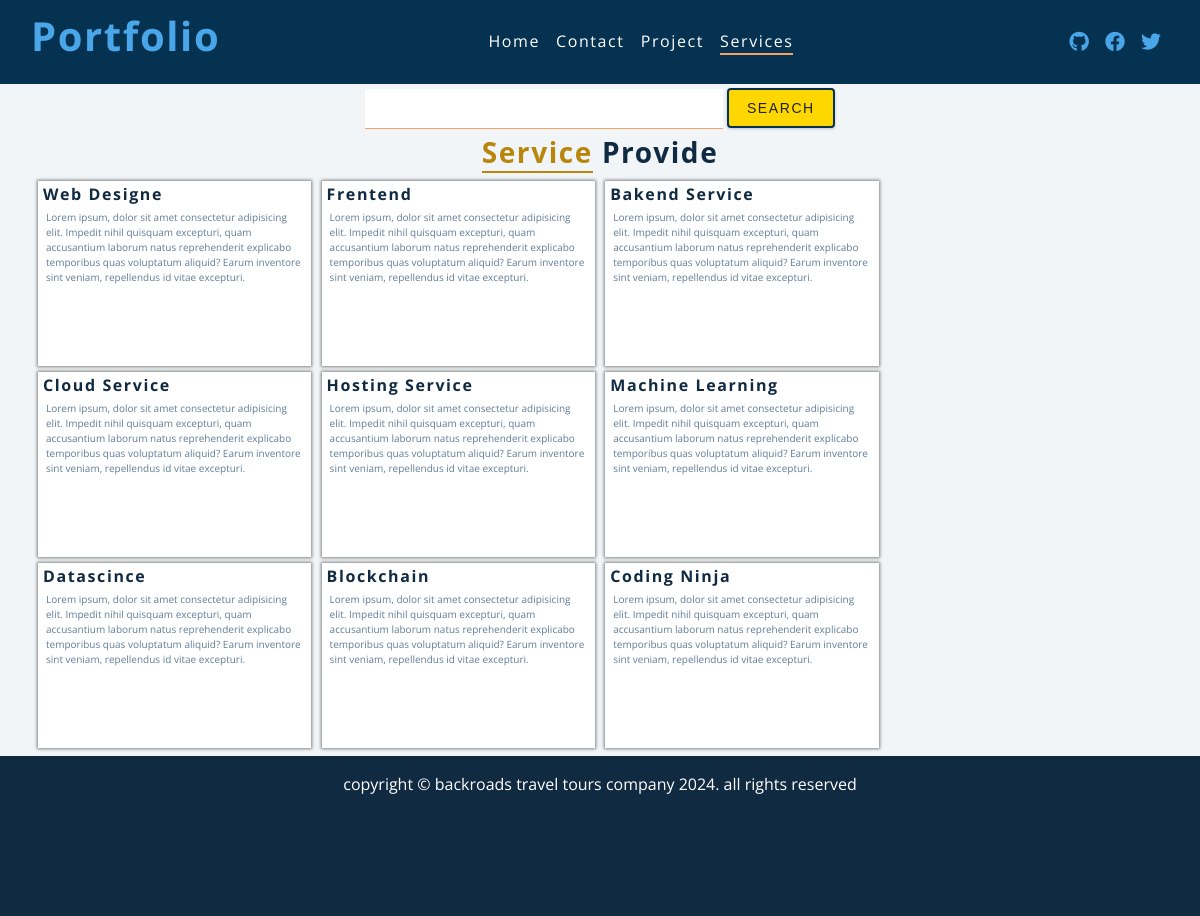
The app's page /service/ with its own data.
### service/models.py (models this page shows)
class service(models.Model):
    service_title=models.CharField( max_length=50)
    service_desc=models.TextField()

### django_portfolio/views.py (the view)
# urls.py: path('service/',views.services),
def services(request):
    servicedata=service.objects.all()
    if request.method=='GET':
        st=request.GET.get('servicename')
        if st!=None:
            servicedata=service.objects.filter(service_title__icontains=st)
    data={'service':servicedata}
    return render(request,"service.html",data)

### templates/service.html
{% extends "base.html" %}
    {% block contain %}
    <div class="servicehave">
      <form method='get'>
        <input type="text" name="servicename"/>
        <button type="submit" class="search">search</button>
      </form>
        <div class="servicecontainer">
          <h3 style="text-align: center;"><span>service</span>  provide</h3>
          {% for object in service %}
              <div>
                <h4>{{object.service_title}}</h4>
                <p>
                  {{object.service_desc}}
                </p>
              </div>
              {% empty %}
              <h4>No data found</h4>
              {% endfor %}
        </div>
    </div>
    {% endblock %}

### static/css/style.css (style rules this page uses)
:root { --clr-primary-1: hsl(205, 86%, 17%); --clr-primary-2: hsl(205, 77%, 27%); --clr-primary-3: hsl(205, 72%, 37%); --clr-primary-4: hsl(205, 63%, 48%); --clr-primary-5: hsl(205, 78%, 60%); --clr-primary-6: hsl(205, 89%, 70%); --clr-primary-7: hsl(205, 90%, 76%); --clr-primary-8: hsl(205, 86%, 81%); --clr-primary-9: hsl(205, 90%, 88%); --clr-primary-10: hsl(205, 100%, 96%); --clr-grey-1: hsl(209, 61%, 16%); --clr-grey-2: hsl(211, 39%, 23%); --clr-grey-3: hsl(209, 34%, 30%); --clr-grey-4: hsl(209, 28%, 39%); --clr-grey-5: hsl(210, 22%, 49%); --clr-grey-6: hsl(209, 23%, 60%); --clr-grey-7: hsl(211, 27%, 70%); --clr-grey-8: hsl(210, 31%, 80%); --clr-grey-9: hsl(212, 33%, 89%); --clr-grey-10: hsl(210, 36%, 96%); --clr-white: #fff; --clr-red-dark: hsl(360, 67%, 44%); --clr-red-light: hsl(360, 71%, 66%); --clr-green-dark: hsl(125, 67%, 44%); --clr-green-light: hsl(125, 71%, 66%); --clr-black: #222; --clr-black-1: #1E1E1E --clr-black-2: #2E2F2F --ff-primary: "Roboto", sans-serif; --ff-secondary: "Open Sans", sans-serif; --transition: all 0.3s linear; --spacing: 0.1rem; --radius: 0.25rem; --light-shadow: 0 5px 15px rgba(0, 0, 0, 0.1); --dark-shadow: 0 5px 15px rgba(0, 0, 0, 0.2); --max-width: 1170px; --fixed-width: 620px; }
body { font-family: var(--ff-secondary); background: var(--clr-grey-10); color: var(--clr-grey-1); line-height: 1.5; font-size: 0.875rem; }
h1, h2, h3, h4 { letter-spacing: var(--spacing); text-transform: capitalize; line-height: 1.25; margin-bottom: 0.75rem; font-family: var(--ff-primary); }
h3 { font-size: 1.25rem; }
h4 { font-size: 0.875rem; }
p { margin-bottom: 1.25rem; color: var(--clr-grey-5); }
@media screen and (min-width: 800px) { h3 { font-size: 1.75rem; } }
@media screen and (min-width: 800px) { h4 { font-size: 1rem; } }
@media screen and (min-width: 800px) { body { font-size: 1rem; } }
@media screen and (min-width: 800px) { h1, h2, h3, h4 { line-height: 1; } }
html { scroll-behavior: smooth; }

### static/css/contact.css (style rules this page uses)
:root { --clr-primary-1: hsl(205, 86%, 17%); --clr-primary-2: hsl(205, 77%, 27%); --clr-primary-3: hsl(205, 72%, 37%); --clr-primary-4: hsl(205, 63%, 48%); --clr-primary-5: hsl(205, 78%, 60%); --clr-primary-6: hsl(205, 89%, 70%); --clr-primary-7: hsl(205, 90%, 76%); --clr-primary-8: hsl(205, 86%, 81%); --clr-primary-9: hsl(205, 90%, 88%); --clr-primary-10: hsl(205, 100%, 96%); --clr-grey-1: hsl(209, 61%, 16%); --clr-grey-2: hsl(211, 39%, 23%); --clr-grey-3: hsl(209, 34%, 30%); --clr-grey-4: hsl(209, 28%, 39%); --clr-grey-5: hsl(210, 22%, 49%); --clr-grey-6: hsl(209, 23%, 60%); --clr-grey-7: hsl(211, 27%, 70%); --clr-grey-8: hsl(210, 31%, 80%); --clr-grey-9: hsl(212, 33%, 89%); --clr-grey-10: hsl(210, 36%, 96%); --clr-white: #fff; --clr-red-dark: hsl(360, 67%, 44%); --clr-red-light: hsl(360, 71%, 66%); --clr-green-dark: hsl(125, 67%, 44%); --clr-green-light: hsl(125, 71%, 66%); --clr-black: #222; --clr-black-1: #1E1E1E --clr-black-2: #2E2F2F --ff-primary: "Roboto", sans-serif; --ff-secondary: "Open Sans", sans-serif; --transition: all 0.3s linear; --spacing: 0.1rem; --radius: 0.25rem; --light-shadow: 0 5px 15px rgba(0, 0, 0, 0.1); --dark-shadow: 0 5px 15px rgba(0, 0, 0, 0.2); --max-width: 1170px; --fixed-width: 620px; }
body { font-family: var(--ff-secondary); background: var(--clr-grey-10); color: var(--clr-grey-1); line-height: 1.5; font-size: 0.875rem; }
h1, h2, h3, h4 { letter-spacing: var(--spacing); text-transform: capitalize; line-height: 1.25; margin-bottom: 0.75rem; font-family: var(--ff-primary); }
h3 { font-size: 1.25rem; }
h4 { font-size: 0.875rem; }
p { margin-bottom: 1.25rem; color: var(--clr-grey-5); }
@media screen and (min-width: 800px) { h3 { font-size: 1.75rem; } }
@media screen and (min-width: 800px) { h4 { font-size: 1rem; } }
@media screen and (min-width: 800px) { body { font-size: 1rem; } }
@media screen and (min-width: 800px) { h1, h2, h3, h4 { line-height: 1; } }
html { scroll-behavior: smooth; }

### records on screen
service: service_title "Web Designe", service_desc "Lorem ipsum, dolor sit amet consectetur adipisicing elit. Impedit nihil quisquam excepturi, quam accusantium laborum natus reprehenderit explicabo temporibus quas voluptatum aliquid? Earum inventore sint veniam, repellendus id vitae excepturi."
service: service_title "Frentend", service_desc "Lorem ipsum, dolor sit amet consectetur adipisicing elit. Impedit nihil quisquam excepturi, quam accusantium laborum natus reprehenderit explicabo temporibus quas voluptatum aliquid? Earum inventore sint veniam, repellendus id vitae excepturi."
service: service_title "Bakend Service", service_desc "Lorem ipsum, dolor sit amet consectetur adipisicing elit. Impedit nihil quisquam excepturi, quam accusantium laborum natus reprehenderit explicabo temporibus quas voluptatum aliquid? Earum inventore sint veniam, repellendus id vitae excepturi."
service: service_title "Cloud Service", service_desc "Lorem ipsum, dolor sit amet consectetur adipisicing elit. Impedit nihil quisquam excepturi, quam accusantium laborum natus reprehenderit explicabo temporibus quas voluptatum aliquid? Earum inventore sint veniam, repellendus id vitae excepturi."
service: service_title "Hosting Service", service_desc "Lorem ipsum, dolor sit amet consectetur adipisicing elit. Impedit nihil quisquam excepturi, quam accusantium laborum natus reprehenderit explicabo temporibus quas voluptatum aliquid? Earum inventore sint veniam, repellendus id vitae excepturi."
service: service_title "Machine Learning", service_desc "Lorem ipsum, dolor sit amet consectetur adipisicing elit. Impedit nihil quisquam excepturi, quam accusantium laborum natus reprehenderit explicabo temporibus quas voluptatum aliquid? Earum inventore sint veniam, repellendus id vitae excepturi."
service: service_title "Datascince", service_desc "Lorem ipsum, dolor sit amet consectetur adipisicing elit. Impedit nihil quisquam excepturi, quam accusantium laborum natus reprehenderit explicabo temporibus quas voluptatum aliquid? Earum inventore sint veniam, repellendus id vitae excepturi."
service: service_title "Blockchain", service_desc "Lorem ipsum, dolor sit amet consectetur adipisicing elit. Impedit nihil quisquam excepturi, quam accusantium laborum natus reprehenderit explicabo temporibus quas voluptatum aliquid? Earum inventore sint veniam, repellendus id vitae excepturi."
service: service_title "Coding Ninja", service_desc "Lorem ipsum, dolor sit amet consectetur adipisicing elit. Impedit nihil quisquam excepturi, quam accusantium laborum natus reprehenderit explicabo temporibus quas voluptatum aliquid? Earum inventore sint veniam, repellendus id vitae excepturi."
